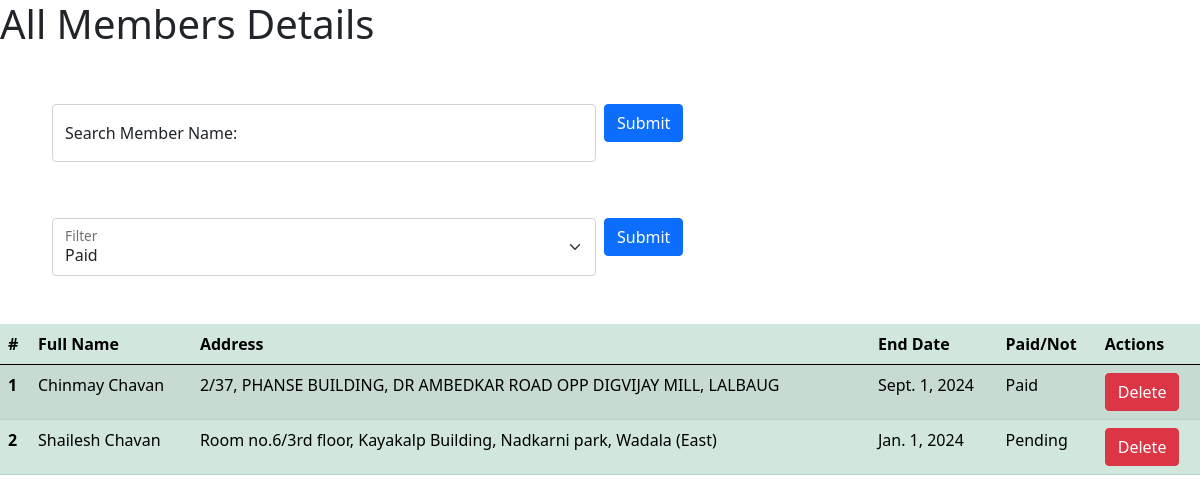
Page /allMembers/ on the committed database.
### twalker/models.py (models this page shows, shortened)
class AddMembers(models.Model):
    fullName=models.CharField(max_length=100,null=True,blank=True)
    address=models.TextField(null=True,blank=True)
    mobile=models.CharField(max_length=100,null=True,blank=True)
    startDate=models.DateField()
    endDate=models.DateField()
    paid=models.BooleanField(default=False)

### twalker/views.py (the view)
# urls.py: path("allMembers/",membersDetails,name="membersDetail"),
def membersDetails(request):
    member=AddMembers.objects.all()
    if request.method=="GET":
        title=request.GET.get('member_name')
        pay=request.GET.get('select')
        if title!=None:
            member=AddMembers.objects.filter(fullName__icontains=title)
        if pay!=None:
            member=AddMembers.objects.filter(paid=pay)
    context={
        'members':member
    }
    return render(request,'allMembers.html',context)

### twalker/templates/allMembers.html (shortened to what this page needs)
<!doctype html>
<html lang="en">
  <head>
    <link href="https://cdn.jsdelivr.net/npm/bootstrap@5.0.2/dist/css/bootstrap.min.css" rel="stylesheet">
  </head>
  <body>
    <h1>All Members Details</h1>
    <form action="" method="get">
      <div class="row g-2 m-5">
        <div class="col-md">
          <div class="form-floating">
            <input type="text" name="member_name" class="form-control" id="floatingInputGrid" placeholder="name@example.com">
            <label for="floatingInputGrid">Search Member Name: </label>
          </div>
        </div>
        <div class="col-md">
          <button type="submit" class="btn btn-primary">Submit</button>
        </div>
      </div>
    </form>
    <form action="" method="get">
      <div class="row g-2 m-5">
        <div class="col-md">
          <div class="form-floating">
            <select class="form-select" name="select" id="floatingSelectGrid" aria-label="Floating label select example">
              <option value="True">Paid</option>
            </select>
            <label for="floatingSelectGrid">Filter</label>
          </div>
        </div>
        <div class="col-md">
          <button type="submit" class="btn btn-primary">Submit</button>
        </div>
      </div>
    </form>
    <table class="table table-success table-striped">
        <thead>
            <tr>
            <th scope="col">#</th>
              <th scope="col">Full Name</th>
              <th scope="col">Address</th>
              <th scope="col">End Date</th>
              <th scope="col">Paid/Not</th>
              <th scope="col">Actions</th>
            </tr>
          </thead>
          <tbody>
            {% for m in members %}
            <tr>
              <th scope="row">{{forloop.counter}}</th>
              <td>{{m.fullName}}</td>
              <td>{{m.address}}</td>
              <td>{{m.endDate}}</td>
              {% if m.paid is True %}
              <td>Paid</td>
              {% else %}
              <td>Pending</td>
              {% endif %}
              <td><a href="{% url 'delete' m.mobile %}">
                <button type="button" class="btn btn-danger">Delete</button>
              </a></td>
            </tr>
            {% endfor %}
          </tbody>
      </table>
  </body>
</html>

### rows in the picture
AddMembers: fullName "Chinmay Chavan", address "2/37, PHANSE BUILDING, DR AMBEDKAR ROAD OPP DIGVIJAY MILL, LALBAUG", endDate "Sept. 1, 2024", paid "Paid"
AddMembers: fullName "Shailesh Chavan", address "Room no.6/3rd floor, Kayakalp Building, Nadkarni park, Wadala (East)", endDate "Jan. 1, 2024", paid "Pending"
